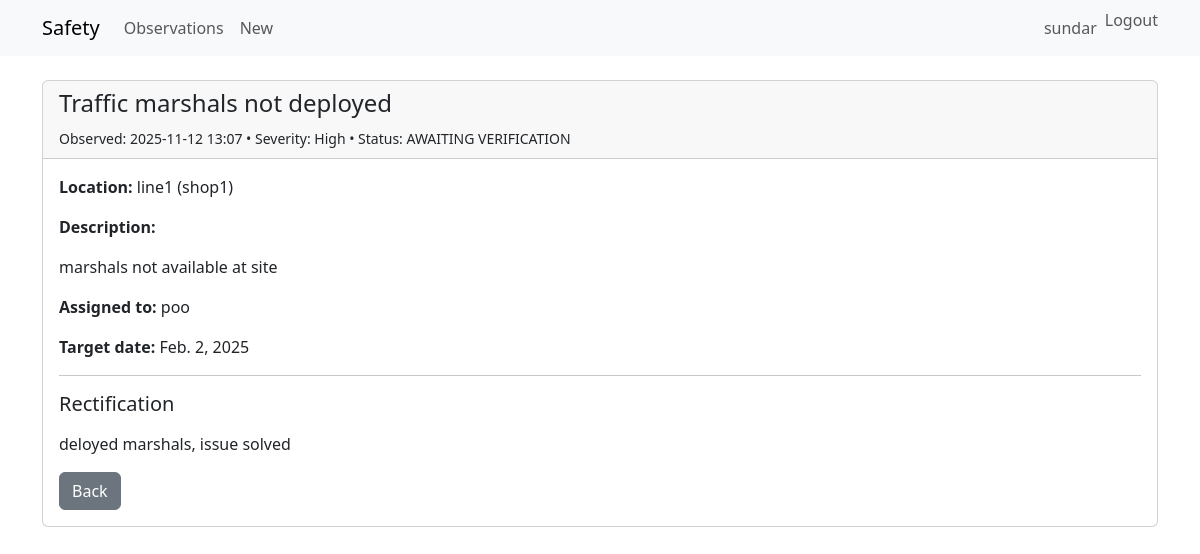
Screenshot of /5/ (signed in) with the database file from the repository.
### users/models.py (models this page shows)
class CustomUser(AbstractUser):
    is_observer = models.BooleanField(default=False)
    is_action_owner = models.BooleanField(default=False)
    is_safety_manager = models.BooleanField(default=False)
    def __str__(self):
        return self.get_full_name() or self.username

### observations/models.py (models this page shows, shortened)
class Observation(models.Model):
    SEVERITY_CHOICES = [
        ('LOW','Low'),
        ('MEDIUM','Medium'),
        ('HIGH','High'),
    ]
    STATUS_CHOICES = [
        ('OPEN','Open'),
        ('IN_PROGRESS','In Progress'),
        ('AWAITING_VERIFICATION','Awaiting Verification'),
        ('CLOSED','Closed'),
    ]
    location = models.ForeignKey(Location, on_delete=models.PROTECT, related_name='observations')
    observer = models.ForeignKey(settings.AUTH_USER_MODEL, on_delete=models.SET_NULL, null=True, related_name='observed')
    date_observed = models.DateTimeField(default=timezone.now)
    title = models.CharField(max_length=255)
    description = models.TextField()
    severity = models.CharField(max_length=10, choices=SEVERITY_CHOICES, default='LOW')
    photo_before = models.ImageField(upload_to='observations/before/', blank=True, null=True)
    assigned_to = models.ForeignKey(settings.AUTH_USER_MODEL, on_delete=models.SET_NULL, null=True, blank=True, related_name='assigned_observations')
    status = models.CharField(max_length=30, choices=STATUS_CHOICES, default='OPEN')
    target_date = models.DateField(null=True, blank=True)
    rectification_details = models.TextField(blank=True)
    photo_after = models.ImageField(upload_to='observations/after/', blank=True, null=True)
    date_closed = models.DateTimeField(null=True, blank=True)
    verification_comment = models.TextField(blank=True, null=True)

class Location(models.Model):
    name = models.CharField(max_length=200)
    area = models.CharField(max_length=200, blank=True)
    facility = models.CharField(max_length=200, blank=True)
    def __str__(self):
        return f"{self.name} ({self.area})" if self.area else self.name

### observations/views.py (the view)
# urls.py: path('<int:pk>/', views.ObservationDetailView.as_view(), name='detail'),
class ObservationDetailView(LoginRequiredMixin, DetailView):
    model = Observation
    template_name = 'observations/observation_detail.html'

### observations/templates/observations/observation_detail.html (shortened to what this page needs)
{% extends 'base.html' %}
{% load crispy_forms_tags %}
{% block content %}
  <div class="card mb-3">
    <div class="card-header">
      <h4>{{ object.title }}</h4>
      <small>Observed: {{ object.date_observed|date:"Y-m-d H:i" }} • Severity: {{ object.get_severity_display }} • Status: {{ object.get_status_display }}</small>
    </div>
    <div class="card-body">
      <p><strong>Location:</strong> {{ object.location }}</p>
      <p><strong>Description:</strong><br/>{{ object.description|linebreaks }}</p>
      <p><strong>Assigned to:</strong> {{ object.assigned_to }}</p>
      <p><strong>Target date:</strong> {{ object.target_date }}</p>
      <hr>
      <h5>Rectification</h5>
      {% if object.rectification_details %}
        <p>{{ object.rectification_details|linebreaks }}</p>
      {% else %}
        <p class="text-muted">No rectification details yet.</p>
      {% endif %}
      <div class="mt-3">
        <a class="btn btn-secondary" href="{% url 'observations:observation_list' %}">Back</a>
      </div>
    </div>
  </div>
{% endblock %}

### templates/base.html (shortened to what this page needs)
<!doctype html>
<html lang="en">
  <head>
    <link href="https://cdn.jsdelivr.net/npm/bootstrap@5.3.2/dist/css/bootstrap.min.css" rel="stylesheet">
  </head>
  <body>
    <nav class="navbar navbar-expand-lg navbar-light bg-light mb-4">
      <div class="container">
        <a class="navbar-brand" href="{% url 'observations:observation_list' %}">Safety</a>
        <div class="collapse navbar-collapse" id="navmenu">
          <ul class="navbar-nav me-auto">
            <li class="nav-item"><a class="nav-link" href="{% url 'observations:observation_list' %}">Observations</a></li>
            <li class="nav-item"><a class="nav-link" href="{% url 'observations:create' %}">New</a></li>
          </ul>
          <ul class="navbar-nav">
            {% if user.is_authenticated %}
              <li class="nav-item"><a class="nav-link" href="{% url 'users:profile' %}">{{ user.get_full_name|default:user.username }}</a></li>
              <li class="nav-item">
                <form method="post" action="{% url 'logout' %}" style="display: inline;">
                  <button type="submit" class="btn btn-link nav-link" style="padding: 0; border: none; background: none;">
                    Logout
                  </button>
                </form>
              </li>
            {% else %}
              <li class="nav-item"><a class="nav-link" href="{% url 'login' %}">Login</a></li>
            {% endif %}
          </ul>
        </div>
      </div>
    </nav>
    <div class="container">
      {% block content %}{% endblock %}
    </div>
  </body>
</html>

### rows the page displays
CustomUser: get_full_name "sundar"
Observation: title "Traffic marshals not deployed", date_observed "2025-11-12 13:07", severity "High", status "AWAITING VERIFICATION", location "line1 (shop1)", description "marshals not available at site", assigned_to "poo", target_date "Feb. 2, 2025", rectification_details "deloyed marshals, issue solved"
